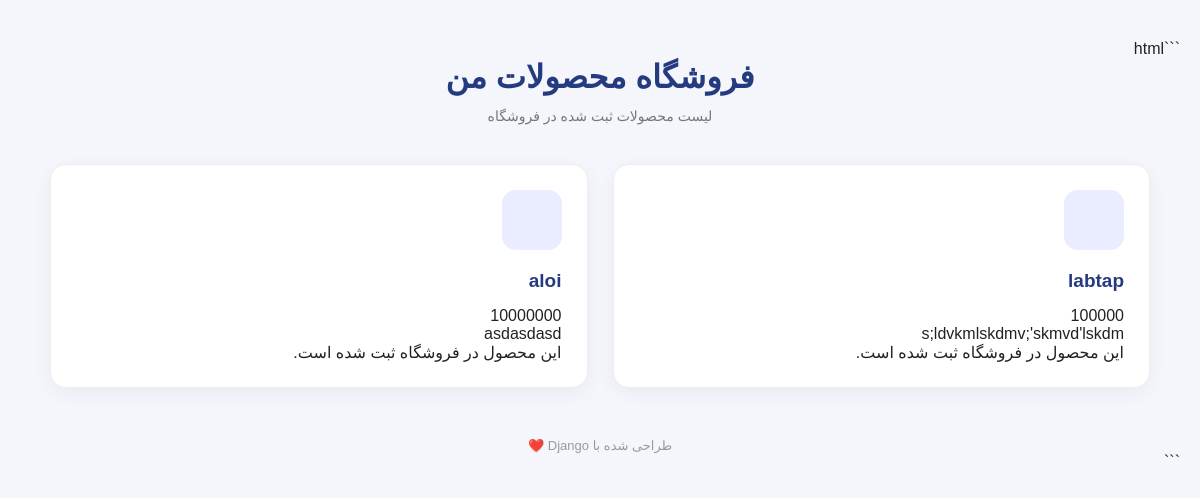
Before: / with the older database file.
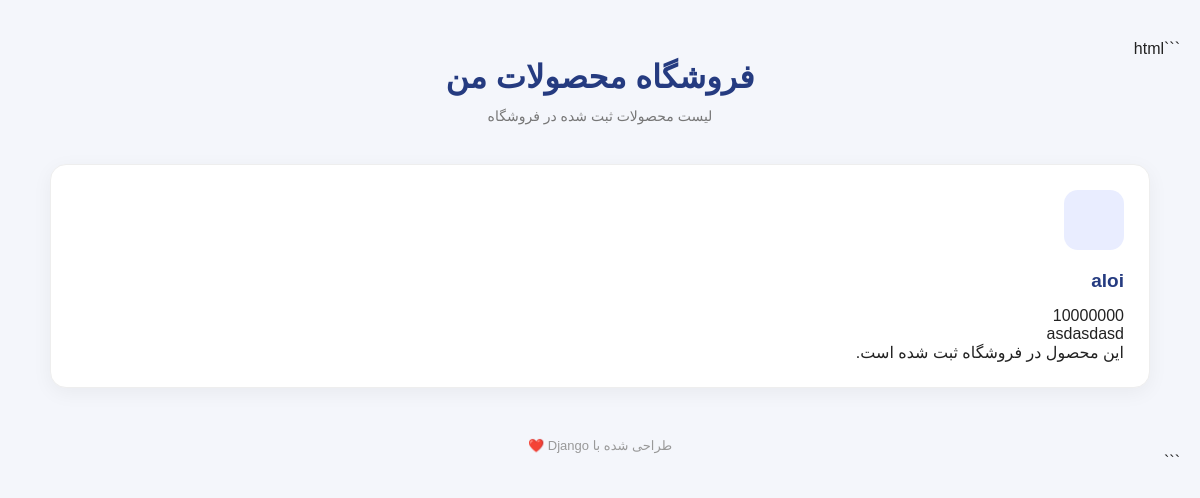
After: the same page with the newer database file.
### core/models.py (models this page shows)
class Product(models.Model):
    name = models.CharField(max_length=255)
    descrepion = models.TextField()
    price = models.IntegerField()
    image_P = models.ImageField()
    def __str__ (self):
        return self.name

### core/views.py (the view)
# urls.py: path("",Hello)
def Hello(request):
    p_list = Product.objects.all()
    context = {
        'products': p_list
        }
    return render(request, 'core/index.html',context )

### templates/core/index.html (shortened to what this page needs)
<!DOCTYPE html>
<html lang="fa" dir="rtl">
<head>
</head>
<body>
    <div class="container">
        <header>
            <h1>فروشگاه محصولات من</h1>
            <p>لیست محصولات ثبت شده در فروشگاه</p>
        </header>
        <div class="products">
            {% for product in products %}
                <div class="card">
                    <div class="icon"></div>
                    <h2>{{ product }}</h2>
                    <p>{{ product.price }}</p>
                    <p>{{ product.descrepion }}</p>
                    <p>این محصول در فروشگاه ثبت شده است.</p>
                </div>
            {% empty %}
                <div class="empty">
                    <h2>محصولی وجود ندارد!</h2>
                    <p>هنوز محصولی در سیستم ثبت نشده است.</p>
                </div>
            {% endfor %}
        </div>
        <footer>
            طراحی شده با Django ❤️
        </footer>
    </div>
</body>
</html>

### templates/core/index.html (style rules this page uses)
* { margin: 0; padding: 0; box-sizing: border-box; }
body { font-family: Tahoma, sans-serif; background: #f4f6fb; color: #222; padding: 40px 20px; }
.container { max-width: 1100px; margin: auto; }
header { text-align: center; margin-bottom: 40px; }
header h1 { font-size: 32px; color: #253b80; margin-bottom: 12px; }
header p { color: #777; font-size: 14px; }
.products { display: grid; grid-template-columns: repeat(auto-fit, minmax(230px, 1fr)); gap: 25px; }
.card { background: white; border-radius: 16px; padding: 25px; box-shadow: 0 5px 20px rgba(0,0,0,0.05); transition: 0.3s; border: 1px solid #eee; }
.icon { width: 60px; height: 60px; background: #e9edff; border-radius: 14px; display: flex; align-items: center; justify-content: center; font-size: 28px; margin-bottom: 20px; }
.card h2 { font-size: 19px; margin-bottom: 15px; color: #253b80; }
footer { text-align: center; margin-top: 50px; color: #999; font-size: 13px; }

Changed rows visible on the page:
removed Product: name "labtap", price "100000", descrepion "s;ldvkmlskdmv;'skmvd'lskdm"
